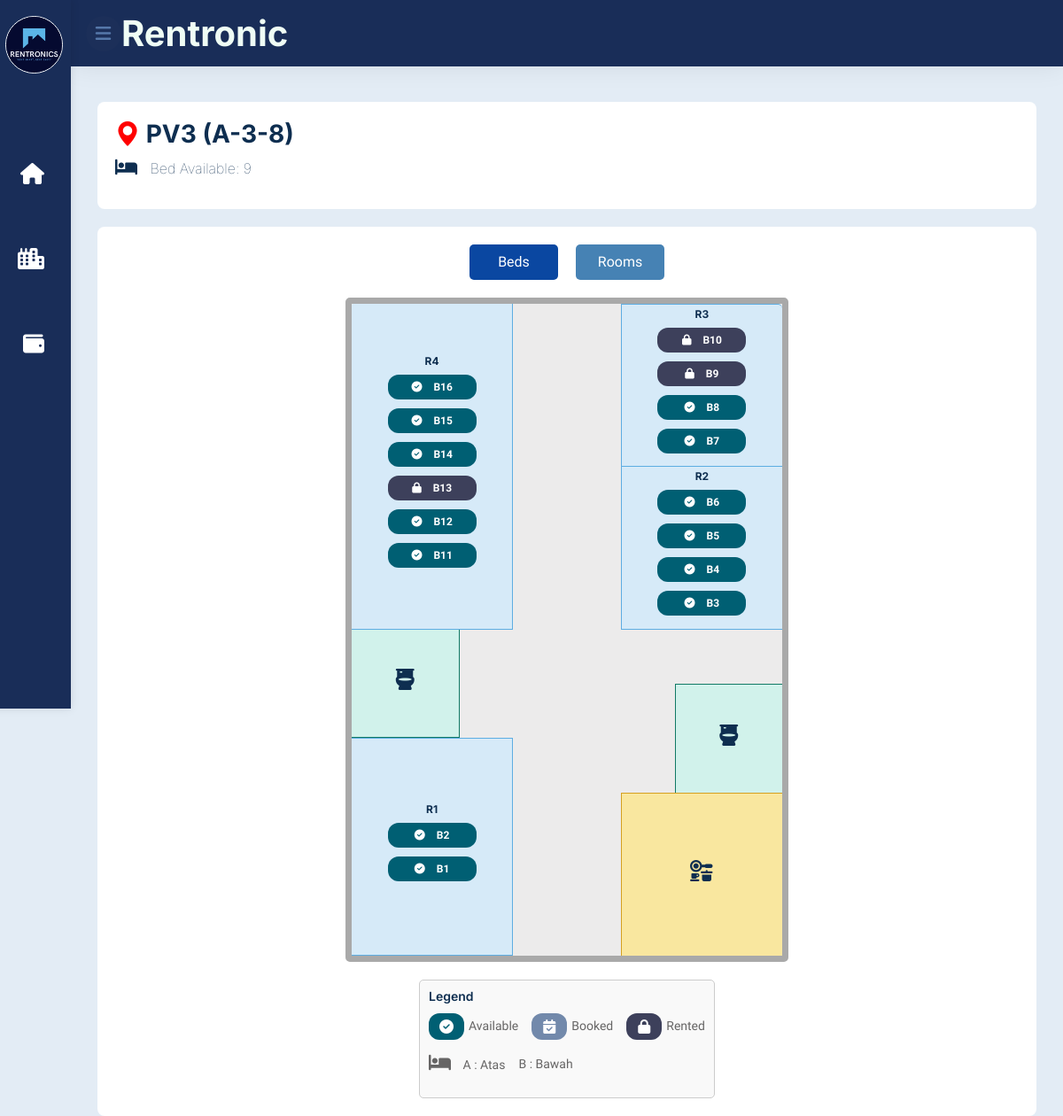
The app's page /module-property/floorplan/pv3-a-3-8.php?propertyID=6&unitID=U6002 (signed in) with its own data.
### tables this page shows
CREATE TABLE `property` (
  `PropertyID` varchar(6) NOT NULL,
  `PropertyName` varchar(255) NOT NULL,
  `PropertyType` varchar(255) NOT NULL,
  `Location` varchar(255) NOT NULL,
  `Maps` varchar(255) DEFAULT NULL,
  `PropertyStatus` varchar(50) DEFAULT 'Active',
  `CreatedAt` datetime DEFAULT CURRENT_TIMESTAMP,
  `UpdatedAt` datetime DEFAULT CURRENT_TIMESTAMP ON UPDATE CURRENT_TIMESTAMP,
  `AgentID` varchar(6) DEFAULT NULL
);

CREATE TABLE `unit` (
  `UnitID` varchar(6) NOT NULL,
  `PropertyID` varchar(6) NOT NULL,
  `UnitNo` varchar(255) NOT NULL,
  `FloorPlan` varchar(255) DEFAULT NULL,
  `Investor` varchar(255) DEFAULT NULL,
  `UnitType` varchar(50) DEFAULT NULL,
  `OccupancyStatus` varchar(50) DEFAULT 'Available',
  `CreatedAt` datetime DEFAULT CURRENT_TIMESTAMP,
  `UpdatedAt` datetime DEFAULT CURRENT_TIMESTAMP ON UPDATE CURRENT_TIMESTAMP
);

CREATE TABLE `room` (
  `RoomID` varchar(6) NOT NULL,
  `UnitID` varchar(6) NOT NULL,
  `RoomNo` varchar(255) NOT NULL,
  `RoomRentAmount` decimal(10,2) NOT NULL,
  `Katil` int(11) DEFAULT NULL,
  `RoomStatus` varchar(50) NOT NULL,
  `CreatedAt` datetime DEFAULT CURRENT_TIMESTAMP,
  `UpdatedAt` datetime DEFAULT CURRENT_TIMESTAMP ON UPDATE CURRENT_TIMESTAMP,
  `AgentID` varchar(6) DEFAULT NULL,
  `BaseRentAmount` decimal(10,2) DEFAULT NULL
);

CREATE TABLE `bed` (
  `BedID` varchar(6) NOT NULL,
  `RoomID` varchar(6) NOT NULL,
  `UnitID` varchar(6) NOT NULL,
  `BedNo` varchar(255) NOT NULL,
  `BaseRentAmount` decimal(10,2) NOT NULL,
  `BedStatus` varchar(50) NOT NULL,
  `CreatedAt` datetime DEFAULT CURRENT_TIMESTAMP,
  `UpdatedAt` datetime DEFAULT CURRENT_TIMESTAMP ON UPDATE CURRENT_TIMESTAMP,
  `AgentID` varchar(6) DEFAULT NULL,
  `BedRentAmount` decimal(10,2) NOT NULL DEFAULT '0.00'
);

### module-property/floorplan/floorplan.php (called while the page is built, shortened)
<?php
require_once __DIR__ . '/../../module-auth/dbconnection.php';
$propertyID = isset($_GET['propertyID']) ? $_GET['propertyID'] : null;
$propertyName = '';
if ($propertyID) {
    $stmt_property = $conn->prepare("SELECT PropertyName FROM Property WHERE PropertyID = ?");
    $stmt_property->bind_param("s", $propertyID);
    $stmt_property->execute();
    $stmt_property->bind_result($propertyName);
}
$unitID = isset($_GET['unitID']) ? $_GET['unitID'] : null;
$unitNo = '';
if ($unitID) {
    $stmt_unit = $conn->prepare("SELECT UnitNo FROM Unit WHERE UnitID = ?");
    $stmt_unit->bind_param("s", $unitID);
    $stmt_unit->execute();
    $stmt_unit->bind_result($unitNo);
}
$rooms = [];
$result = $conn->query("SELECT RoomID, UnitID, RoomNo FROM Room WHERE UnitID = '$unitID'");
while ($row = $result->fetch_assoc()) {
    $rooms[$row['UnitID']][] = $row;
}
$beds = [];
$result = $conn->query("SELECT BedID, RoomID, BedNo, BedStatus FROM Bed WHERE RoomID IN (SELECT RoomID FROM Room WHERE UnitID = '$unitID')");
while ($row = $result->fetch_assoc()) {
    $beds[$row['RoomID']][] = $row;
}
function countAvailableBeds($unitID, $rooms, $beds) {
    $availableBeds = 0;
    if (isset($rooms[$unitID])) {
        foreach ($rooms[$unitID] as $room) {
            $roomID = $room['RoomID'];
            if (isset($beds[$roomID])) {
                foreach ($beds[$roomID] as $bed) {
                    if ($bed['BedStatus'] === 'Available' || $bed['BedStatus'] === 'Vacant' || $bed['BedStatus'] === '' || is_null($bed['BedStatus'])) {
                        $availableBeds++;
                    }
                }
            }
        }
    }
    return $availableBeds;
}
$availableBedsCount = countAvailableBeds($unitID, $rooms, $beds);
?>

### module-property/floorplan/pv3-a-3-8.php (the view, shortened to what this page needs)
<?php
require_once 'floorplan.php';
?>
<!DOCTYPE html>
<html lang="en">
<head>
    <link rel="stylesheet" href="https://cdnjs.cloudflare.com/ajax/libs/font-awesome/6.5.1/css/all.min.css">
    <link href="https://cdn.jsdelivr.net/npm/bootstrap-icons@1.4.1/font/bootstrap-icons.css" rel="stylesheet">
    <link rel="stylesheet" href="assets/css/feathericon.min.css">
    <link href="lib/animate/animate.min.css" rel="stylesheet">
    <link href="lib/owlcarousel/assets/owl.carousel.min.css" rel="stylesheet">
    <link href="lib/magnific-popup/dist/magnific-popup.css" rel="stylesheet">
    <link href="../../css/dashboardagent.css" rel="stylesheet">
    <link href="../../css/navbar.css" rel="stylesheet">
    <link href="css/pv3-a-3-8.css" rel="stylesheet">
    <link href="../../css/bootstrap.min.css" rel="stylesheet">
</head>
<body>
    <div class="container-fluid p-0">
        <?php include('../../nav_sidebar.php'); ?>
        <div class="page-wrapper">
            <div class="content container-fluid">
                <div class="page-header">
                    <div class="row">
                        <div class="col-sm-12">
                            <h3 class="page-title">
                                <i class="bi bi-geo-alt-fill location-icon"></i>
                                <?php echo $propertyName; ?> (<?php echo $unitNo; ?>)
                                <br>
                                <p class="bed-available">
                                    <i style='font-size:20px; padding-right: 10px;' class="fas fa-bed"></i>
                                    Bed Available: <?php echo $availableBedsCount; ?>
                                </p>
                            </h3>
                        </div>
                    </div>
                </div>
                <div class="plan-container">
                    <div class="tab-buttons">
                        <button class="tab-btn active" onclick="switchTab('beds')">Beds</button>
                        <button class="tab-btn" onclick="switchTab('rooms')">Rooms</button>
                    </div>
                    <div class="floorplan active" id="beds">
                        <?php
                        $unitID = isset($_GET['unitID']) ? $_GET['unitID'] : null;
                        if ($unitID) {
                            $roomResult = $conn->query("SELECT RoomID, RoomNo FROM Room WHERE UnitID = '$unitID'");
                            if ($roomResult->num_rows > 0) {
                                $roomCounter = 1;
                                while ($room = $roomResult->fetch_assoc()) {
                                    $roomID = $room['RoomID'];
                                    echo "<div class='room room-r{$roomCounter}'>";
                                    echo "<h1 class='label'>R{$roomCounter}</h1>";
                                    echo "<ul class='bed-container'>";
                                    if (isset($beds[$roomID])) {
                                        $beds[$roomID] = array_reverse($beds[$roomID]);
                                        foreach ($beds[$roomID] as $bed) {
                                            preg_match('/B(\d+)/', $bed['BedNo'], $matches);
                                            $bedLabel = $matches[0];
                                            if ($bed['BedStatus'] == 'Rented') {
                                                $buttonClass = 'rented';
                                                $icon = '<i class="bt fas fa-lock"></i>';
                                            } elseif ($bed['BedStatus'] == 'Booked') {
                                                $buttonClass = 'booked';
                                                $icon = '<i class="bt fas fa-calendar-check"></i>';
                                            } else {
                                                $buttonClass = 'available';
                                                $icon = '<i class="bt fas fa-check-circle"></i>';
                                            }
                                            $bedDetailsUrl = ($bed['BedStatus'] == 'Rented' || $bed['BedStatus'] == 'Booked')
                                                ? "../tenant/tenant-details.php?bedID=" . $bed['BedID']
                                                : "../tenant/bookingform.php?bedID=" . $bed['BedID'];
                                            echo "  <li class='bed'>
                                                        <a href='{$bedDetailsUrl}'>
                                                            <button class='bed-button {$buttonClass}'>{$icon} {$bedLabel}</button>
                                                        </a>
                                                    </li>";
                                        }
                                    } else {
                                        echo "";
                                    }
                                    echo "</ul>";
                                    echo "</div>";
                                    $roomCounter++;
                                }
                            } else {
                                echo "<p>No rooms found for this unit.</p>";
                            }
                        } else {
                            echo "<p>Invalid UnitID.</p>";
                        }
                        ?>
                        <div class="toilet toilet-1">
                            <h1 class="label"><i style='font-size:24px' class='not fas'>&#xf7d8;</i></h1>
                        </div>
                        <div class="toilet toilet-2">
                            <h1 class="label"><i style='font-size:24px' class='not fas'>&#xf7d8;</i></h1>
                        </div>
                        <div class="kitchen">
                            <h1 class="label"><i style='font-size:24px' class="not fas fa-solid fa-kitchen-set"></i></h1>
                        </div>
                    </div>
                    <div class="legend">
                        <h4>Legend</h4>
                        <ul class="legend-list">
                            <li>
                                <button class="bed-button available">
                                    <i class="le fas fa-check-circle"></i>
                                </button>
                                Available
                            </li>
                            <li>
                                <button class="bed-button booked">
                                    <i class="le fas fa-calendar-check"></i>
                                </button>
                                Booked
                            </li>
                            <li>
                                <button class="bed-button rented">
                                    <i class="le fas fa-lock"></i>
                                </button>
                                Rented
                            </li>
                        </ul>
                        <ul class="legend-list">
                            <li>
                                <p class="bed-position">
                                    <i style='font-size:20px; padding-right: 10px;' class="fas fa-bed"></i>
                                    A : Atas
                                </p>
                            </li>
                            <li>
                                <p class="bed-position">
                                    B : Bawah
                                </p>
                            </li>
                        </ul>
                    </div>
                </div>
            </div>
        </div>
    </div>
</body>
</html>

### css/dashboardagent.css (style rules this page uses)
:root { --font-primary: "Roboto", sans-serif; --font-secondary: "Merriweather", serif; --color-primary: #1c2f59; --color-secondary: #6c757d; --color-success: #28a745; --color-danger: #dc3545; --color-warning: #ffc107; --color-info: #17a2b8; --color-light: #f8f9fa; --color-dark: #343a40; --color-btn: #5678aa ; --confirm: #28a745; --cancel: #dc3545; }
body { background-color: #e3ecf5; margin: 0 !important; padding: 0 !important; font-family: var(--font-primary); color: var(--color-dark); }
a { text-decoration: none; }
body { font-family: var(--font-primary); }
.page-wrapper { margin-left: 80px; padding-top: 10px; position: relative; transition: all 0.4s ease; }
.page-wrapper > .content { padding: 1.875rem 1.875rem 0; }
.row { padding-bottom: 0; }

### css/navbar.css (style rules this page uses)
:root { --font-primary: "Roboto", sans-serif; --font-secondary: "Merriweather", serif; --color-primary: #1c2f59; --color-secondary: #6c757d; --color-success: #28a745; --color-danger: #dc3545; --color-warning: #ffc107; --color-info: #17a2b8; --color-light: #f8f9fa; --color-dark: #343a40; --color-btn: #5678aa ; --confirm: #28a745; --cancel: #dc3545; }
a { text-decoration: none; }
li { list-style: none; }
.fas { font-size: 24px; display: inline-block; }
button { padding: 12px; background-color: var(--color-primary); color: #fff; border: none; border-radius: 4px; cursor: pointer; }

### module-property/floorplan/pv3-a-3-8.php (style rules this page uses)
body { background-color: #e3ecf5; font-family: 'Heebo', sans-serif; }

### records on screen
property: PropertyName "PV3"
unit: UnitNo "A-3-8"
bed: bedLabel "B2"
bed: bedLabel "B1"
bed: bedLabel "B6"
bed: bedLabel "B5"
bed: bedLabel "B4"
bed: bedLabel "B3"
bed: BedStatus "Rented" (drawn), bedLabel "B10"
bed: BedStatus "Rented" (drawn), bedLabel "B9"
bed: bedLabel "B8"
bed: bedLabel "B7"
bed: bedLabel "B16"
bed: bedLabel "B15"
bed: bedLabel "B14"
bed: BedStatus "Rented" (drawn), bedLabel "B13"
bed: bedLabel "B12"
bed: bedLabel "B11"

### other values on screen
$availableBedsCount "9"
